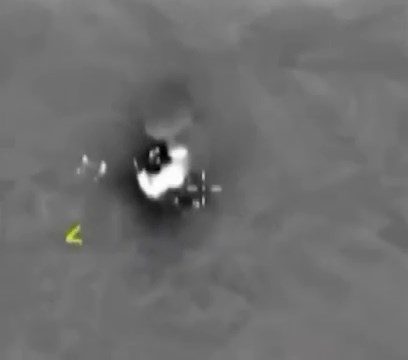
//> input picture lab_3/img_zadan/allababah/ig_0.jpg, 408 x 360 px
$ ./task_1   (built with g++ and OpenCV 4)
//> lines starting //> are read from the running program, lines starting //| are printed output that depends on the picture; after the words box and inside, x2 and y2 are one past the last pixel; in counts of white or black regions, pixels touching at a corner belong together
#include <iostream>
#include <vector>
#include <opencv2/opencv.hpp>
#include <opencv2/highgui/highgui.hpp>
#include <opencv2/imgproc/imgproc.hpp>


void draw_crosshair(cv::Mat img, int x, int y, int radius)
{
    cv::circle(
        img,
        cv::Point(x, y),
        radius,
        cv::Scalar(0, 0, 255),
        3
    );

    cv::line(
        img,
        cv::Point(x - radius, y),
        cv::Point(x + radius, y),
        cv::Scalar(0, 0, 255)
    );

    cv::line(
        img,
        cv::Point(x, y - radius),
        cv::Point(x, y + radius),
        cv::Scalar(0, 0, 255)
    );
}


void allababah(cv::Mat img)
{
    cv::Mat src_gray;
    cv::cvtColor(img, src_gray, cv::COLOR_BGR2GRAY);
    cv::threshold(src_gray, src_gray, 230, 255, cv::THRESH_BINARY);

    std::vector <std::vector <cv::Point>> contours;
    cv::findContours(src_gray, contours, cv::RETR_EXTERNAL, cv::CHAIN_APPROX_NONE);

    std::vector <cv::Point> largest_contour = contours[0];

    for (int i = 0; i < contours.size(); i++) {
        if (contours[i].size() > largest_contour.size()) {
            largest_contour = contours[i];
        }
    }

    cv::Moments moments = cv::moments(largest_contour);
    int center_x = (moments.m10 / moments.m00);
    int center_y = (moments.m01 / moments.m00);

    draw_crosshair(img, center_x, center_y, 20);

    cv::imshow("Allababah", img);
    cv::waitKey();
}


int main()
{
    cv::Mat img_1 = cv::imread("/home/vboxuser/Desktop/cv_labs/lab_3/img_zadan/allababah/ig_0.jpg");
//> img_1 is the input picture: 360 rows x 408 cols, CV_8UC3; mean B, G, R 110.1, 110.2, 110.2
    cv::Mat img_2 = cv::imread("/home/vboxuser/Desktop/cv_labs/lab_3/img_zadan/allababah/ig_1.jpg");
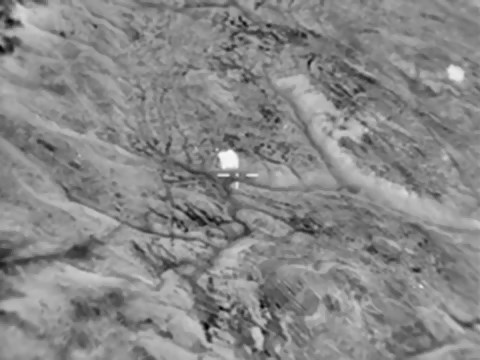
//> input picture lab_3/img_zadan/allababah/ig_1.jpg, 480 x 360 px
//> img_2 is the input picture: 360 rows x 480 cols, CV_8UC3; min 3, max 250, mean 135.5
    cv::Mat img_3 = cv::imread("/home/vboxuser/Desktop/cv_labs/lab_3/img_zadan/allababah/ig_2.jpg");
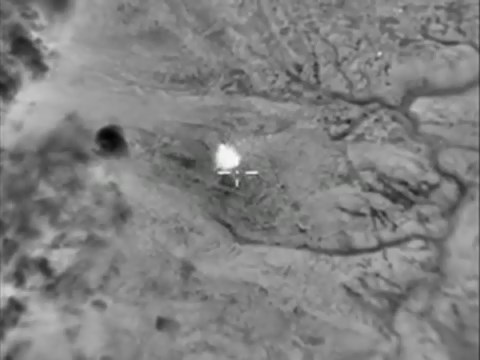
//> input picture lab_3/img_zadan/allababah/ig_2.jpg, 480 x 360 px
//> img_3 is the input picture: 360 rows x 480 cols, CV_8UC3; mean B, G, R 128.4, 128.5, 128.5
    allababah(img_1);
//> in allababah, `cv::threshold(src_gray, src_gray, 230, 255, cv::THRESH_BINARY);`:
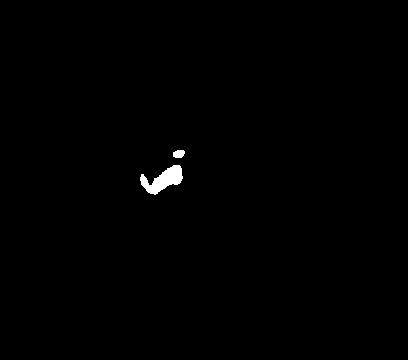
//> src_gray: 360 rows x 408 cols, CV_8UC1; 0.49% white; 2 white regions
//> in allababah, `cv::findContours(src_gray, contours, cv::RETR_EXTERNAL, cv::CHAIN_APPR..`: contours = 2 contours; box (x1, y1, x2, y2) and area: (140, 165, 183, 195) 585, (173, 150, 185, 158) 64
//> in allababah, `std::vector <cv::Point> largest_contour = contours[0];`: largest_contour = contour of 118 points, box (x1, y1, x2, y2) (140, 165, 183, 195), area 585
//> the loop in allababah, `for (int i = 0; i < contours.size(); i++)` made 2 passes
//> in allababah, `cv::Moments moments = cv::moments(largest_contour);`: moments = moments, m00 585, centre m10/m00, m01/m00 = (163.2, 179.5)
//> in allababah, `int center_x = (moments.m10 / moments.m00);`: center_x = 163
//> in allababah, `int center_y = (moments.m01 / moments.m00);`: center_y = 179
//> in draw_crosshair, `cv::circle( img, cv::Point(x, y), radius, cv::Scalar(0, 0, 255), 3 );`:
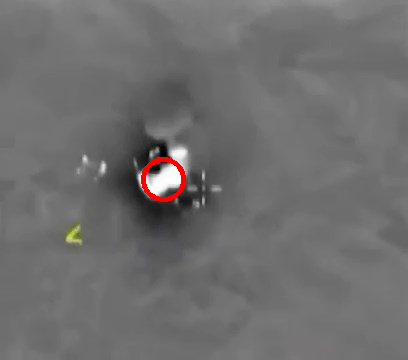
//> img: 360 rows x 408 cols, CV_8UC3; 0.42% of pixels changed, all inside (x1, y1, x2, y2) = (141, 157, 186, 202)
//> in draw_crosshair, `cv::line( img, cv::Point(x - radius, y), cv::Point(x + radius, y), cv:..`: img: 360 rows x 408 cols, CV_8UC3; 35 pixels changed, all inside (x1, y1, x2, y2) = (146, 179, 181, 180)
//> in draw_crosshair, `cv::line( img, cv::Point(x, y - radius), cv::Point(x, y + radius), cv:..`: img: 360 rows x 408 cols, CV_8UC3; mean B, G, R 109.4, 109.6, 110.7
    allababah(img_2);
//> in allababah (call 2), `cv::threshold(src_gray, src_gray, 230, 255, cv::THRESH_BINARY);`:
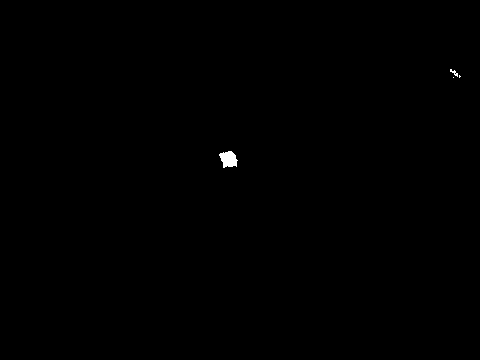
//> src_gray: 360 rows x 480 cols, CV_8UC1; 0.15% white; 4 white regions (2 under 20 px)
//> in allababah (call 2), `cv::findContours(src_gray, contours, cv::RETR_EXTERNAL, cv::CHAIN_APPR..`: contours = 4 contours, 3 with area under 20; largest, box (x1, y1, x2, y2) and area: (219, 151, 238, 168) 196
//> in allababah (call 2), `std::vector <cv::Point> largest_contour = contours[0];`: largest_contour = contour of 53 points, box (x1, y1, x2, y2) (219, 151, 238, 168), area 196
//> the loop in allababah (call 2), `for (int i = 0; i < contours.size(); i++)` made 4 passes
//> in allababah (call 2), `cv::Moments moments = cv::moments(largest_contour);`: moments = moments, m00 195.5, centre m10/m00, m01/m00 = (228.2, 158.8)
//> in allababah (call 2), `int center_x = (moments.m10 / moments.m00);`: center_x = 228
//> in allababah (call 2), `int center_y = (moments.m01 / moments.m00);`: center_y = 158
//> in draw_crosshair (call 2), `cv::line( img, cv::Point(x - radius, y), cv::Point(x + radius, y), cv:..`: img: 360 rows x 480 cols, CV_8UC3; mean B, G, R 135.1, 135.1, 136
//> in draw_crosshair (call 2), `cv::line( img, cv::Point(x, y - radius), cv::Point(x, y + radius), cv:..`: img: 360 rows x 480 cols, CV_8UC3; mean B, G, R 135, 135, 136
    allababah(img_3);
//> in allababah (call 3), `cv::threshold(src_gray, src_gray, 230, 255, cv::THRESH_BINARY);`: src_gray: 360 rows x 480 cols, CV_8UC1; 0.16% white; 1 white region
//> in allababah (call 3), `cv::findContours(src_gray, contours, cv::RETR_EXTERNAL, cv::CHAIN_APPR..`: contours = 1 contour; box (x1, y1, x2, y2) and area: (219, 146, 238, 167) 242
//> call 3 of draw_crosshair, with x = 227, y = 157, radius = 20
//> in draw_crosshair (call 3), `cv::circle( img, cv::Point(x, y), radius, cv::Scalar(0, 0, 255), 3 );`:
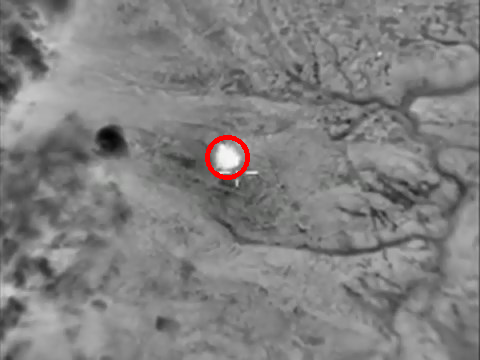
//> img: 360 rows x 480 cols, CV_8UC3; mean B, G, R 128, 128.1, 128.9
//> in draw_crosshair (call 3), `cv::line( img, cv::Point(x - radius, y), cv::Point(x + radius, y), cv:..`: img: 360 rows x 480 cols, CV_8UC3; 35 pixels changed, all inside (x1, y1, x2, y2) = (210, 157, 245, 158)
//> in draw_crosshair (call 3), `cv::line( img, cv::Point(x, y - radius), cv::Point(x, y + radius), cv:..`: img: 360 rows x 480 cols, CV_8UC3; mean B, G, R 127.9, 128, 129
    cv::destroyAllWindows();
}
